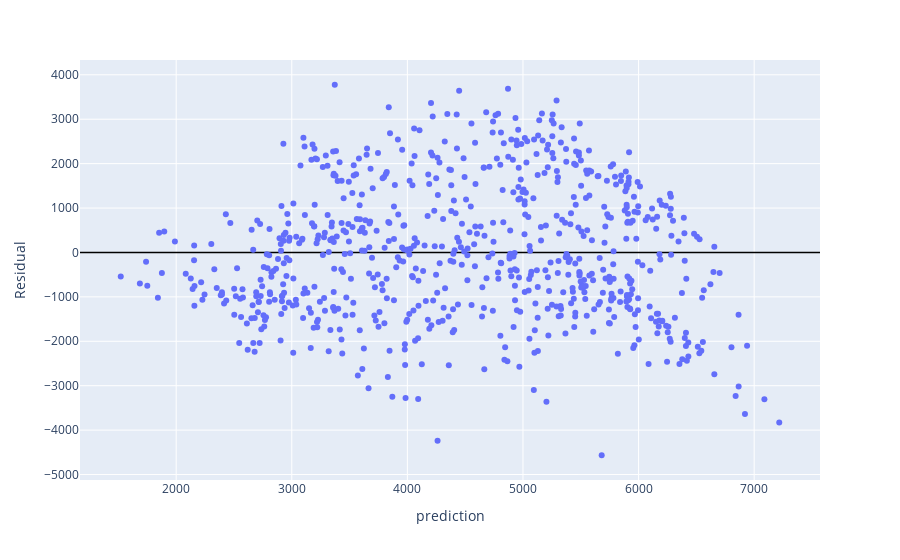

This figure's notebook cell:
### Code cell
DF_model3['prediction']=LM.predict(X)
DF_model3['Residual']=DF_model3['cnt']-DF_model3['prediction']

fig=px.scatter(DF_model3,x='prediction',y='Residual')
fig.update_layout(yaxis=dict(zeroline=True, zerolinewidth=1.5, zerolinecolor='black'))
fig.show()
#add zero line

### Figure 1 — Plotly figure (JSON) as saved in the notebook; plotly's stock layout.template omitted (floating-point values rounded to 4 significant figures; data arrays with more than 128 entries replaced by an {"elided": "..."} marker saying what was removed)
{"data": [{"hovertemplate": "prediction=%{x}<br>Residual=%{y}<extra></extra>", "legendgroup": "", "marker": {"color": "#636efa", "symbol": "circle"}, "mode": "markers", "name": "", "orientation": "v", "showlegend": false, "type": "scatter", "x": {"elided": "731 float values"}, "xaxis": "x", "y": {"elided": "731 float values"}, "yaxis": "y"}], "layout": {"autosize": true, "legend": {"tracegroupgap": 0}, "margin": {"t": 60}, "xaxis": {"anchor": "y", "autorange": true, "domain": [0, 1], "range": [1159.0, 7578.0], "title": {"text": "prediction"}, "type": "linear"}, "yaxis": {"anchor": "x", "autorange": true, "domain": [0, 1], "range": [-5212.0, 4422.0], "title": {"text": "Residual"}, "type": "linear", "zeroline": true, "zerolinecolor": "black", "zerolinewidth": 1.5}}}
